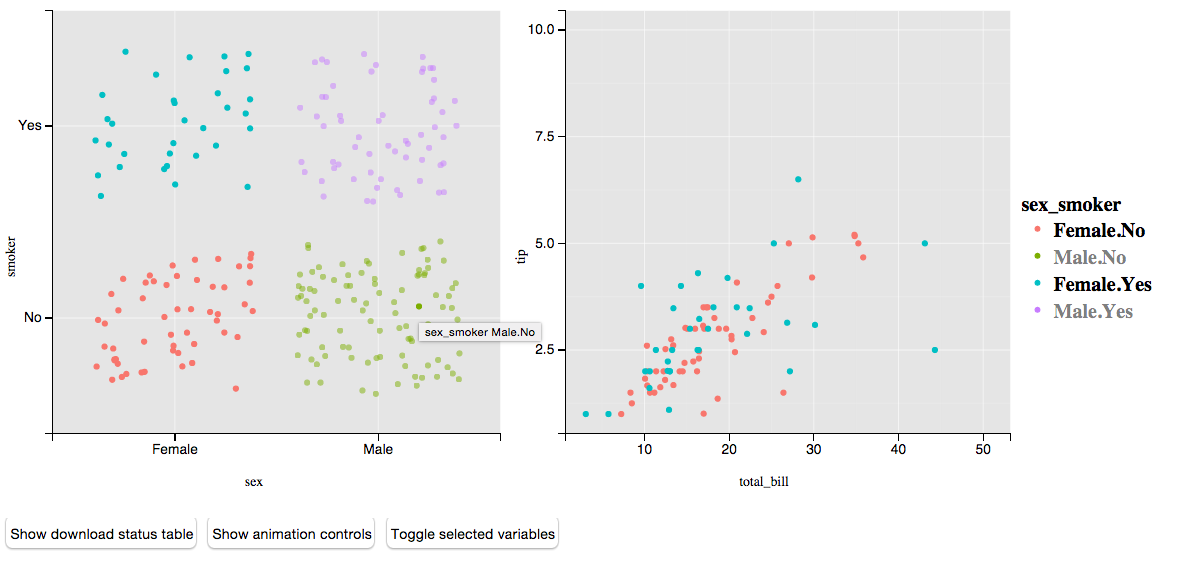

Recreate this plot in R.
data(tips, package = "reshape2")
tips$sex_smoker <- with(tips, interaction(sex, smoker))

library(animint)
p1 <- ggplot() + theme(legend.position = "none") +
  geom_point(data = tips, 
             aes(x = sex, y = smoker, 
                 clickSelects = sex_smoker, colour = sex_smoker),
             position = "jitter")
p2 <- ggplot() +
  geom_point(data = tips, 
             aes(x = total_bill, y = tip, 
                 showSelected = sex_smoker, colour = sex_smoker))
plots <- list(
  plot1 = p1, 
  plot2 = p2,
  selector.types = list(sex_smoker = "multiple")
)
animint2dir(plots, "animint2")
